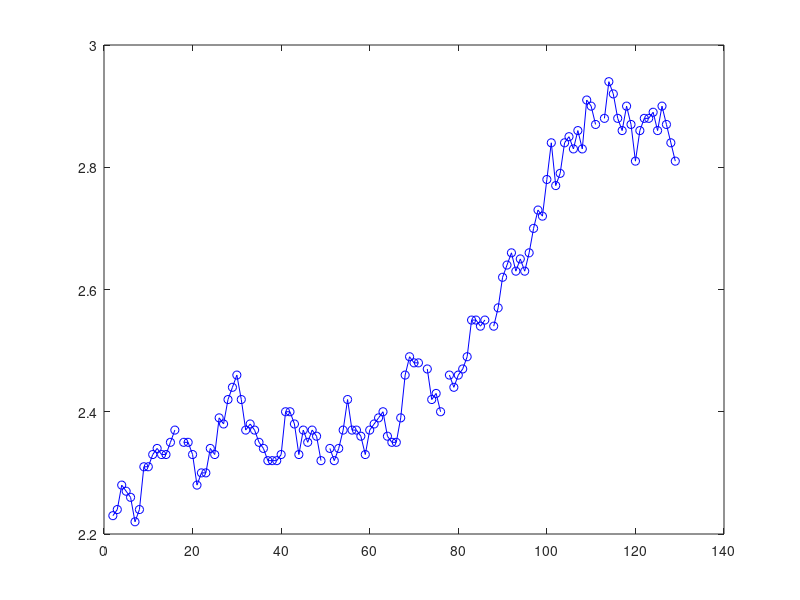

Reproduce this figure in MATLAB.

%Fred 10year yield to maturity has patch '.' in data

fileID = fopen('DGS10.csv','r');
Data = textscan(fileID, '%s%s%d', 'Delimiter',',', 'CollectOutput',1);
fclose(fileID);
%disp(Data);
disp(Data{1,1}(:,2));
yield10 = Data{1,1}(:,2);

for j = 1:size(Data{1,1},1)
    yield10{j} = str2double(yield10(j));
end
disp(yield10);

double_ = cell2mat(yield10);
plot(double_,'bo-');




%yd = C_text(1); disp(yd{1,1});
%xd = C_text(2); disp(xd{1,1});

%csvwrite('clean10.csv', cell2mat(Data));
%x=linspace(0,180);

%plot(x, yd(:,1));
%disp(fileID(:,1));
